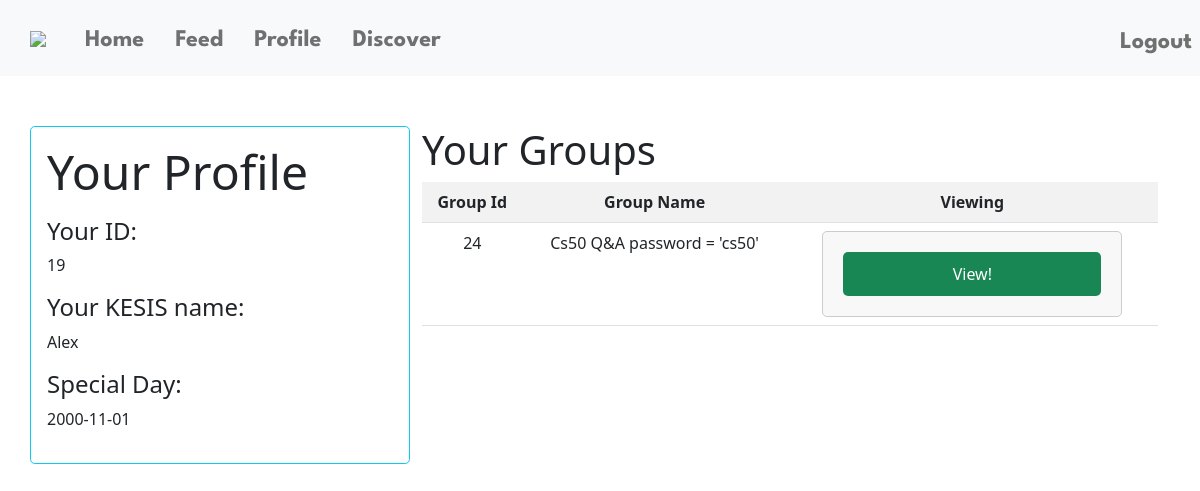
Page /profile (signed in) on the committed database.
### tables this page shows
CREATE TABLE users (
id INTEGER PRIMARY KEY AUTOINCREMENT NOT NULL,
username TEXT NOT NULL,
hash TEXT NOT NULL,
birthday DATE NOT NULL);

CREATE TABLE groups (
group_id INTEGER PRIMARY KEY AUTOINCREMENT NOT NULL,
group_name TEXT NOT NULL,
group_pass TEXT NOT NULL);

### app.py (the view)
@app.route("/profile", methods=["GET"])
@login_required
def profile():
    if request.method == "GET":
        users_information = db.execute("SELECT id as 'Your ID: ', username as 'Your KESIS name: ', birthday AS 'Special Day:' FROM users WHERE id = ? ", session["user_id"])
        users_groups = db.execute("SELECT group_id, group_name FROM groups WHERE group_id IN (SELECT group_id FROM group_members WHERE user_id = ?)", session["user_id"])
        return render_template("profile.html", users_groups=users_groups, users_information=users_information)

### app.py (called while the page is built)
@app.after_request
def after_request(response):
    response.headers["Cache-Control"] = "no-cache, no-store, must-revalidate"
    response.headers["Expires"] = 0
    response.headers["Pragma"] = "no-cache"
    return response

### helpers.py (called while the page is built)
def login_required(f):
    @wraps(f)
    def decorated_function(*args, **kwargs):
        if session.get("user_id") is None:
            return redirect("/login")
        return f(*args, **kwargs)
    return decorated_function

### templates/profile.html (shortened to what this page needs)
{% extends "layout.html" %}
{% block main %}
<div class="container">
    <div class="row">
        <div class="col-4 p-3 bg-light bg-opacity-10 border border-info rounded-3">
            <p class="display-5"> Your Profile</p>
            <div class="row">
                <div class="col-8">
                  <div data-bs-spy="scroll" data-bs-target="#list-example" data-bs-smooth-scroll="true" class="scrollspy-example" tabindex="0">
                    {% for dict in users_information%}
                        {% for key in dict.keys()%}
                            <h4 id="list-item-1"> {{key}}</h4>
                            <p> {{dict[key]}}</p>
                        {% endfor %}
                    {% endfor %}
                  </div>
                </div>
              </div>
        </div>
        <div class = "col-8">
            <h1 class="display-6"> Your Groups</h1>
            <table class="table table-striped">
                <tr class="text-center">
                    <th>Group Id</th>
                    <th>Group Name</th>
                    <th>Viewing</th>
                </tr>
                {%for group in users_groups%}
                    <tr>
                        {%for data in group.values()%}
                            <td class="text-center">
                                {{data}}
                            </td>
                        {%endfor%}
                        <td>
                            <form action="/groups/{{group['group_name']}}" method="get">
                                <button type="submit" name="view" class="btn btn-success">View!</button>
                            </form>
                        </td>
                    </tr>
                {%endfor%}
            </table>
        </div>
    </div>
</div>
{% endblock %}

### static/styles.css (style rules this page uses)
form { width: 300px; margin: 0 auto; padding: 20px; border: 1px solid #ccc; border-radius: 5px; background-color: #f8f8f8; }
.btn { width: 100%; padding: 10px; color: #fff; border: none; border-radius: 5px; }
.container { margin-top: 50px; }

### rows in the picture
users: keys "Your ID:" "Your KESIS name:" "Special Day:", id "19" "Alex" "2000-11-01"
groups: values "24", group_name "Cs50 Q&A password = 'cs50'"
